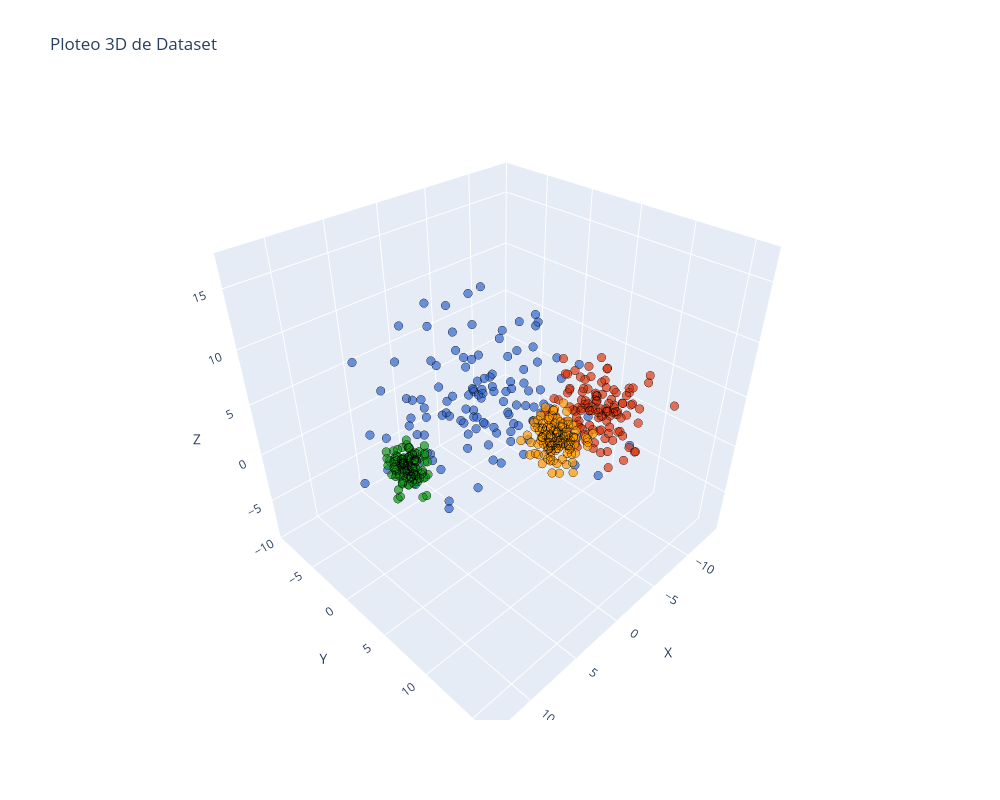

Write notebook code for a chart like this one.
### Markdown cell above
Una vez definido el dataset podemos visualizar la estructura resultante con un modelado 3D

### Code cell
# Creamos dataframe
df = pd.DataFrame(X, columns=['X', 'Y', 'Z'])

# Scatter plot 
fig = px.scatter_3d(df, x='X', y='Y', z='Z', color=labels_.astype(str) ,  opacity=0.7,  color_discrete_sequence=px.colors.qualitative.G10, title="Ploteo 3D de Dataset")

fig.update_traces(marker=dict(size=5, line=dict(width=1, color='black')), showlegend=False)
fig.update_layout(coloraxis_showscale=False, width=1000, height=800)  # Remove color bar, resize plot

fig.show()
